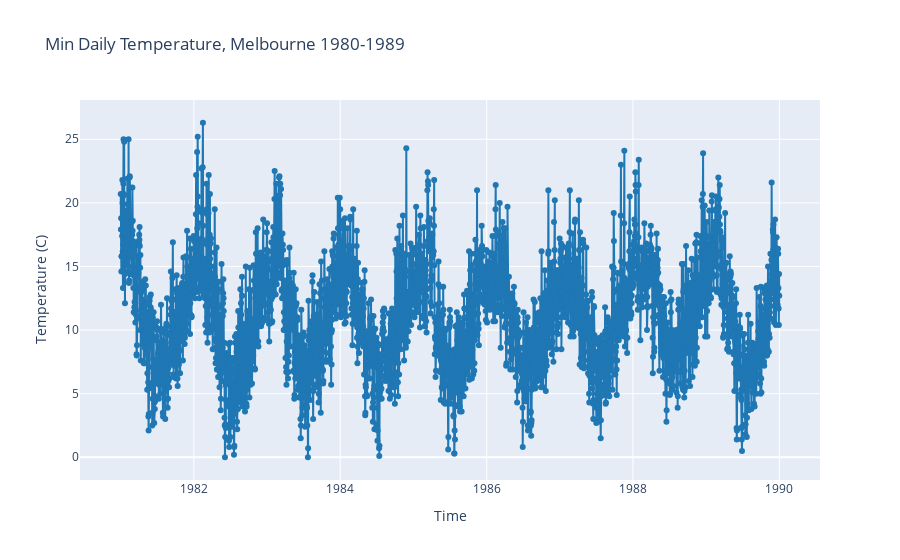

The notebook cell saved with this chart:
### Code cell
data = [
    go.Scatter(
        x=X_train["Date"],
        y=y_train,
        mode="lines+markers",
        name="Temperature (C)",
        line=dict(color="#1f77b4"),
    )
]
# Let plotly pick the best date format.
layout = go.Layout(
    title={"text": "Min Daily Temperature, Melbourne 1980-1989"},
    xaxis={"title": "Time"},
    yaxis={"title": "Temperature (C)"},
)

go.Figure(data=data, layout=layout)

### Figure 1 — Plotly figure (JSON) as saved in the notebook; plotly's stock layout.template omitted (floating-point values rounded to 4 significant figures; data arrays with more than 128 entries replaced by an {"elided": "..."} marker saying what was removed)
{"data": [{"line": {"color": "#1f77b4"}, "mode": "lines+markers", "name": "Temperature (C)", "type": "scatter", "x": {"elided": "3287 str values"}, "y": {"elided": "3287 float values"}}], "layout": {"title": {"text": "Min Daily Temperature, Melbourne 1980-1989"}, "xaxis": {"title": {"text": "Time"}}, "yaxis": {"title": {"text": "Temperature (C)"}}}}
